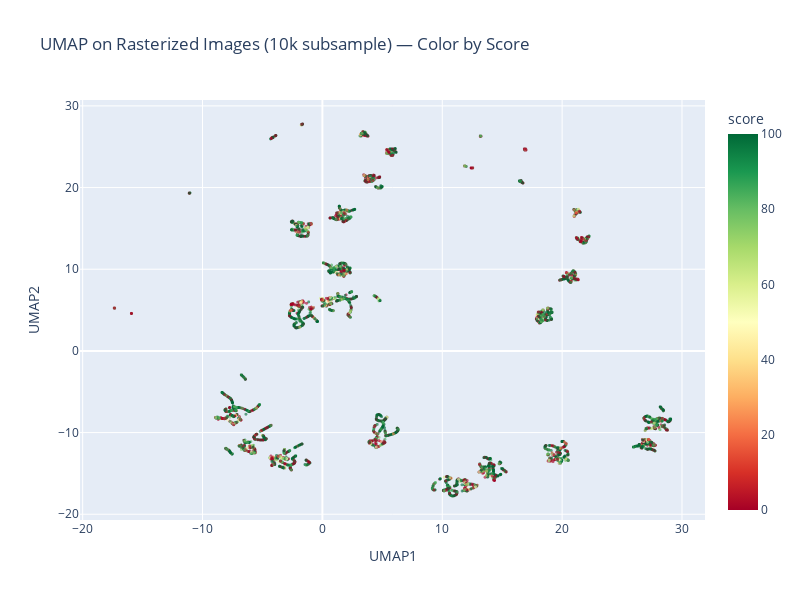
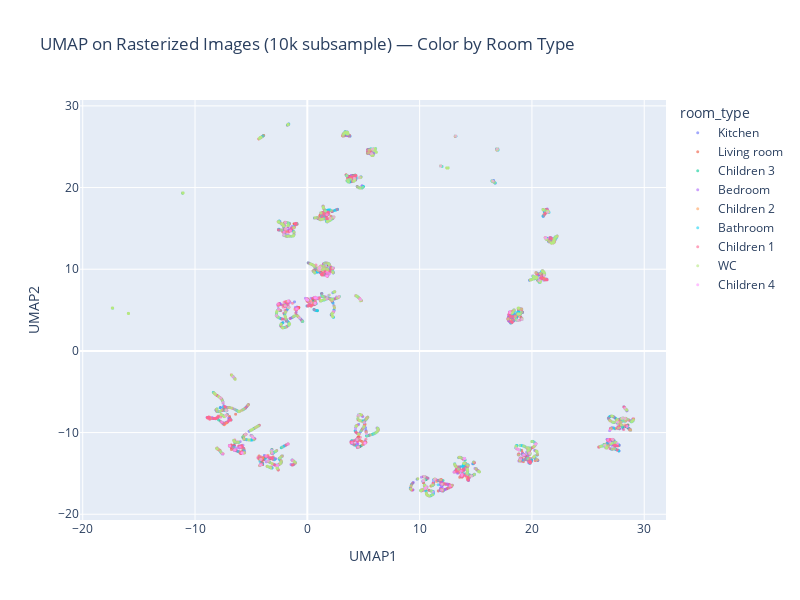

Source (notebook cell) for these figures, in order:
### Markdown cell above
## 6. UMAP on Rasterized Images

Flatten 3×64×64 images to 12,288-dim vectors, subsample 10k rooms (stratified),
fit UMAP, and compare to Phase 3 tabular UMAP.

**Key question**: Does spatial structure (captured by images) add information
beyond the 5 numeric features?

### Code cell
from sklearn.model_selection import StratifiedShuffleSplit
import umap
import plotly.express as px
import pandas as pd

# Stratified subsample of 10,000 rooms
n_subsample = 10_000
sss = StratifiedShuffleSplit(n_splits=1, train_size=n_subsample, random_state=42)
sub_idx, _ = next(sss.split(np.arange(len(images)), room_type_idx))

sub_images = images[sub_idx]
sub_scores = scores[sub_idx]
sub_types = room_type_idx[sub_idx]
sub_areas = data["area"][sub_idx]

# Flatten to (N, 12288) and normalize to [0, 1]
X_flat = sub_images.reshape(len(sub_images), -1).astype(np.float32) / 255.0
print(f"UMAP input: {X_flat.shape}")

# Fit UMAP (same params as Phase 3 for fair comparison)
reducer = umap.UMAP(n_components=2, n_neighbors=15, min_dist=0.1, random_state=42)
embedding = reducer.fit_transform(X_flat)
print(f"UMAP done: {embedding.shape}")

# Build DataFrame for plotly
df = pd.DataFrame({
    "UMAP1": embedding[:, 0],
    "UMAP2": embedding[:, 1],
    "score": sub_scores,
    "room_type": [ROOM_TYPES[i] for i in sub_types],
    "area": sub_areas,
})

fig = px.scatter(
    df, x="UMAP1", y="UMAP2", color="score",
    hover_data=["room_type", "area", "score"],
    color_continuous_scale="RdYlGn",
    title="UMAP on Rasterized Images (10k subsample) — Color by Score",
    width=800, height=600,
)
fig.update_traces(marker=dict(size=3, opacity=0.6))
fig.show()

# Also color by room type
fig2 = px.scatter(
    df, x="UMAP1", y="UMAP2", color="room_type",
    hover_data=["score", "area"],
    title="UMAP on Rasterized Images (10k subsample) — Color by Room Type",
    width=800, height=600,
)
fig2.update_traces(marker=dict(size=3, opacity=0.6))
fig2.show()

### Figure 1 — Plotly figure (JSON) as saved in the notebook; plotly's stock layout.template omitted (floating-point values rounded to 4 significant figures; data arrays with more than 128 entries replaced by an {"elided": "..."} marker saying what was removed)
{"data": [{"customdata": {"elided": "10000x3 mixed values"}, "hovertemplate": "UMAP1=%{x}<br>UMAP2=%{y}<br>room_type=%{customdata[0]}<br>area=%{customdata[1]}<br>score=%{marker.color}<extra></extra>", "legendgroup": "", "marker": {"color": {"elided": "10000 float values"}, "coloraxis": "coloraxis", "opacity": 0.6, "size": 3, "symbol": "circle"}, "mode": "markers", "name": "", "showlegend": false, "type": "scattergl", "x": {"elided": "10000 float values"}, "xaxis": "x", "y": {"elided": "10000 float values"}, "yaxis": "y"}], "layout": {"coloraxis": {"colorbar": {"title": {"text": "score"}}, "colorscale": [[0.0, "rgb(165,0,38)"], [0.1, "rgb(215,48,39)"], [0.2, "rgb(244,109,67)"], [0.3, "rgb(253,174,97)"], [0.4, "rgb(254,224,139)"], [0.5, "rgb(255,255,191)"], [0.6, "rgb(217,239,139)"], [0.7, "rgb(166,217,106)"], [0.8, "rgb(102,189,99)"], [0.9, "rgb(26,152,80)"], [1.0, "rgb(0,104,55)"]]}, "height": 600, "legend": {"tracegroupgap": 0}, "title": {"text": "UMAP on Rasterized Images (10k subsample) — Color by Score"}, "width": 800, "xaxis": {"anchor": "y", "domain": [0.0, 1.0], "title": {"text": "UMAP1"}}, "yaxis": {"anchor": "x", "domain": [0.0, 1.0], "title": {"text": "UMAP2"}}}}

### Figure 2 — Plotly figure (JSON) as saved in the notebook; plotly's stock layout.template omitted (floating-point values rounded to 4 significant figures; data arrays with more than 128 entries replaced by an {"elided": "..."} marker saying what was removed)
{"data": [{"customdata": {"elided": "1814x2 float values"}, "hovertemplate": "room_type=Kitchen<br>UMAP1=%{x}<br>UMAP2=%{y}<br>score=%{customdata[0]}<br>area=%{customdata[1]}<extra></extra>", "legendgroup": "Kitchen", "marker": {"color": "#636efa", "opacity": 0.6, "size": 3, "symbol": "circle"}, "mode": "markers", "name": "Kitchen", "showlegend": true, "type": "scattergl", "x": {"elided": "1814 float values"}, "xaxis": "x", "y": {"elided": "1814 float values"}, "yaxis": "y"}, {"customdata": {"elided": "1633x2 float values"}, "hovertemplate": "room_type=Living room<br>UMAP1=%{x}<br>UMAP2=%{y}<br>score=%{customdata[0]}<br>area=%{customdata[1]}<extra></extra>", "legendgroup": "Living room", "marker": {"color": "#EF553B", "opacity": 0.6, "size": 3, "symbol": "circle"}, "mode": "markers", "name": "Living room", "showlegend": true, "type": "scattergl", "x": {"elided": "1633 float values"}, "xaxis": "x", "y": {"elided": "1633 float values"}, "yaxis": "y"}, {"customdata": {"elided": "353x2 float values"}, "hovertemplate": "room_type=Children 3<br>UMAP1=%{x}<br>UMAP2=%{y}<br>score=%{customdata[0]}<br>area=%{customdata[1]}<extra></extra>", "legendgroup": "Children 3", "marker": {"color": "#00cc96", "opacity": 0.6, "size": 3, "symbol": "circle"}, "mode": "markers", "name": "Children 3", "showlegend": true, "type": "scattergl", "x": {"elided": "353 float values"}, "xaxis": "x", "y": {"elided": "353 float values"}, "yaxis": "y"}, {"customdata": {"elided": "1619x2 float values"}, "hovertemplate": "room_type=Bedroom<br>UMAP1=%{x}<br>UMAP2=%{y}<br>score=%{customdata[0]}<br>area=%{customdata[1]}<extra></extra>", "legendgroup": "Bedroom", "marker": {"color": "#ab63fa", "opacity": 0.6, "size": 3, "symbol": "circle"}, "mode": "markers", "name": "Bedroom", "showlegend": true, "type": "scattergl", "x": {"elided": "1619 float values"}, "xaxis": "x", "y": {"elided": "1619 float values"}, "yaxis": "y"}, {"customdata": {"elided": "623x2 float values"}, "hovertemplate": "room_type=Children 2<br>UMAP1=%{x}<br>UMAP2=%{y}<br>score=%{customdata[0]}<br>area=%{customdata[1]}<extra></extra>", "legendgroup": "Children 2", "marker": {"color": "#FFA15A", "opacity": 0.6, "size": 3, "symbol": "circle"}, "mode": "markers", "name": "Children 2", "showlegend": true, "type": "scattergl", "x": {"elided": "623 float values"}, "xaxis": "x", "y": {"elided": "623 float values"}, "yaxis": "y"}, {"customdata": {"elided": "1814x2 float values"}, "hovertemplate": "room_type=Bathroom<br>UMAP1=%{x}<br>UMAP2=%{y}<br>score=%{customdata[0]}<br>area=%{customdata[1]}<extra></extra>", "legendgroup": "Bathroom", "marker": {"color": "#19d3f3", "opacity": 0.6, "size": 3, "symbol": "circle"}, "mode": "markers", "name": "Bathroom", "showlegend": true, "type": "scattergl", "x": {"elided": "1814 float values"}, "xaxis": "x", "y": {"elided": "1814 float values"}, "yaxis": "y"}, {"customdata": {"elided": "1076x2 float values"}, "hovertemplate": "room_type=Children 1<br>UMAP1=%{x}<br>UMAP2=%{y}<br>score=%{customdata[0]}<br>area=%{customdata[1]}<extra></extra>", "legendgroup": "Children 1", "marker": {"color": "#FF6692", "opacity": 0.6, "size": 3, "symbol": "circle"}, "mode": "markers", "name": "Children 1", "showlegend": true, "type": "scattergl", "x": {"elided": "1076 float values"}, "xaxis": "x", "y": {"elided": "1076 float values"}, "yaxis": "y"}, {"customdata": {"elided": "929x2 float values"}, "hovertemplate": "room_type=WC<br>UMAP1=%{x}<br>UMAP2=%{y}<br>score=%{customdata[0]}<br>area=%{customdata[1]}<extra></extra>", "legendgroup": "WC", "marker": {"color": "#B6E880", "opacity": 0.6, "size": 3, "symbol": "circle"}, "mode": "markers", "name": "WC", "showlegend": true, "type": "scattergl", "x": {"elided": "929 float values"}, "xaxis": "x", "y": {"elided": "929 float values"}, "yaxis": "y"}, {"customdata": {"elided": "139x2 float values"}, "hovertemplate": "room_type=Children 4<br>UMAP1=%{x}<br>UMAP2=%{y}<br>score=%{customdata[0]}<br>area=%{customdata[1]}<extra></extra>", "legendgroup": "Children 4", "marker": {"color": "#FF97FF", "opacity": 0.6, "size": 3, "symbol": "circle"}, "mode": "markers", "name": "Children 4", "showlegend": true, "type": "scattergl", "x": {"elided": "139 float values"}, "xaxis": "x", "y": {"elided": "139 float values"}, "yaxis": "y"}], "layout": {"height": 600, "legend": {"title": {"text": "room_type"}, "tracegroupgap": 0}, "title": {"text": "UMAP on Rasterized Images (10k subsample) — Color by Room Type"}, "width": 800, "xaxis": {"anchor": "y", "domain": [0.0, 1.0], "title": {"text": "UMAP1"}}, "yaxis": {"anchor": "x", "domain": [0.0, 1.0], "title": {"text": "UMAP2"}}}}
